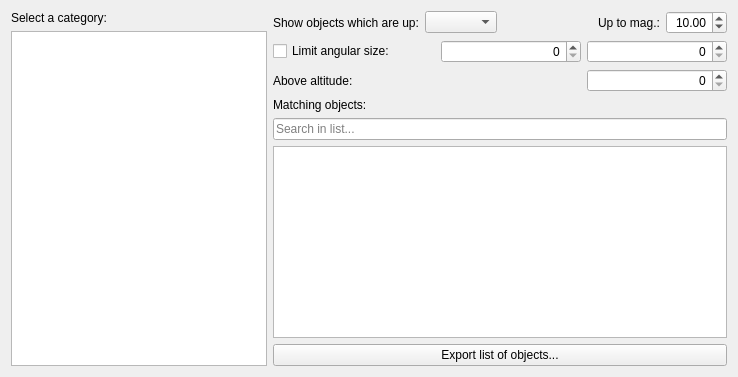
        <widget class="QWidget" name="stackedWidgetPage6">
         <layout class="QGridLayout" name="gridLayout">
          <item row="0" column="1">
           <layout class="QHBoxLayout" name="horizontalLayout_12">
            <item>
             <widget class="QLabel" name="wutTimeIntervalLabel">
              <property name="text">
               <string>Show objects which are up:</string>
              </property>
             </widget>
            </item>
            <item>
             <widget class="QComboBox" name="wutComboBox"/>
            </item>
            <item>
             <spacer name="horizontalSpacer_10">
              <property name="orientation">
               <enum>Qt::Horizontal</enum>
              </property>
              <property name="sizeHint" stdset="0">
               <size>
                <width>40</width>
                <height>20</height>
               </size>
              </property>
             </spacer>
            </item>
            <item>
             <widget class="QLabel" name="label_2">
              <property name="toolTip">
               <string>Show objects brighter than magnitude</string>
              </property>
              <property name="text">
               <string>Up to mag.:</string>
              </property>
             </widget>
            </item>
            <item>
             <widget class="QDoubleSpinBox" name="wutMagnitudeDoubleSpinBox">
              <property name="maximumSize">
               <size>
                <width>70</width>
                <height>16777215</height>
               </size>
              </property>
              <property name="alignment">
               <set>Qt::AlignRight|Qt::AlignTrailing|Qt::AlignVCenter</set>
              </property>
              <property name="minimum">
               <double>-21.000000000000000</double>
              </property>
              <property name="maximum">
               <double>21.000000000000000</double>
              </property>
              <property name="value">
               <double>10.000000000000000</double>
              </property>
             </widget>
            </item>
           </layout>
          </item>
          <item row="3" column="1">
           <layout class="QVBoxLayout" name="verticalLayout_5">
            <item>
             <widget class="QLabel" name="label_4">
              <property name="text">
               <string>Matching objects:</string>
              </property>
             </widget>
            </item>
            <item>
             <widget class="QLineEdit" name="wutMatchingObjectsLineEdit">
              <property name="placeholderText">
               <string>Search in list...</string>
              </property>
             </widget>
            </item>
            <item>
             <widget class="QTreeWidget" name="wutMatchingObjectsTreeWidget">
              <property name="editTriggers">
               <set>QAbstractItemView::NoEditTriggers</set>
              </property>
              <property name="rootIsDecorated">
               <bool>false</bool>
              </property>
              <property name="uniformRowHeights">
               <bool>true</bool>
              </property>
              <property name="itemsExpandable">
               <bool>false</bool>
              </property>
              <property name="sortingEnabled">
               <bool>true</bool>
              </property>
              <property name="columnCount">
               <number>0</number>
              </property>
             </widget>
            </item>
            <item>
             <widget class="QPushButton" name="saveObjectsButton">
              <property name="text">
               <string>Export list of objects...</string>
              </property>
             </widget>
            </item>
           </layout>
          </item>
          <item row="0" column="0" rowspan="4">
           <layout class="QVBoxLayout" name="verticalLayout_3">
            <item>
             <widget class="QLabel" name="label_3">
              <property name="text">
               <string>Select a category:</string>
              </property>
             </widget>
            </item>
            <item>
             <widget class="QListWidget" name="wutCategoryListWidget">
              <property name="sizePolicy">
               <sizepolicy hsizetype="Minimum" vsizetype="Expanding">
                <horstretch>0</horstretch>
                <verstretch>0</verstretch>
               </sizepolicy>
              </property>
             </widget>
            </item>
           </layout>
          </item>
          <item row="1" column="1">
           <layout class="QHBoxLayout" name="wutAngularLimitLayout">
            <item>
             <widget class="QCheckBox" name="wutAngularSizeLimitCheckBox">
              <property name="toolTip">
               <string>Set limits for angular size for visible celestial objects</string>
              </property>
              <property name="text">
               <string>Limit angular size:</string>
              </property>
             </widget>
            </item>
            <item>
             <spacer name="horizontalSpacer_7">
              <property name="orientation">
               <enum>Qt::Horizontal</enum>
              </property>
              <property name="sizeHint" stdset="0">
               <size>
                <width>40</width>
                <height>20</height>
               </size>
              </property>
             </spacer>
            </item>
            <item>
             <widget class="AngleSpinBox" name="wutAngularSizeLimitMinSpinBox">
              <property name="enabled">
               <bool>true</bool>
              </property>
              <property name="minimumSize">
               <size>
                <width>140</width>
                <height>0</height>
               </size>
              </property>
              <property name="toolTip">
               <string>Minimal angular size for visible celestial objects</string>
              </property>
              <property name="alignment">
               <set>Qt::AlignRight|Qt::AlignTrailing|Qt::AlignVCenter</set>
              </property>
             </widget>
            </item>
            <item>
             <widget class="AngleSpinBox" name="wutAngularSizeLimitMaxSpinBox">
              <property name="enabled">
               <bool>true</bool>
              </property>
              <property name="minimumSize">
               <size>
                <width>140</width>
                <height>0</height>
               </size>
              </property>
              <property name="toolTip">
               <string>Maximum angular size for visible celestial objects</string>
              </property>
              <property name="alignment">
               <set>Qt::AlignRight|Qt::AlignTrailing|Qt::AlignVCenter</set>
              </property>
             </widget>
            </item>
           </layout>
          </item>
          <item row="2" column="1">
           <layout class="QHBoxLayout" name="horizontalLayout_22">
            <item>
             <widget class="QLabel" name="label_6">
              <property name="text">
               <string>Above altitude:</string>
              </property>
             </widget>
            </item>
            <item>
             <spacer name="horizontalSpacer_13">
              <property name="orientation">
               <enum>Qt::Horizontal</enum>
              </property>
              <property name="sizeHint" stdset="0">
               <size>
                <width>40</width>
                <height>20</height>
               </size>
              </property>
             </spacer>
            </item>
            <item>
             <widget class="AngleSpinBox" name="wutAltitudeMinSpinBox">
              <property name="minimumSize">
               <size>
                <width>140</width>
                <height>0</height>
               </size>
              </property>
              <property name="alignment">
               <set>Qt::AlignRight|Qt::AlignTrailing|Qt::AlignVCenter</set>
              </property>
             </widget>
            </item>
           </layout>
          </item>
         </layout>
        </widget>
